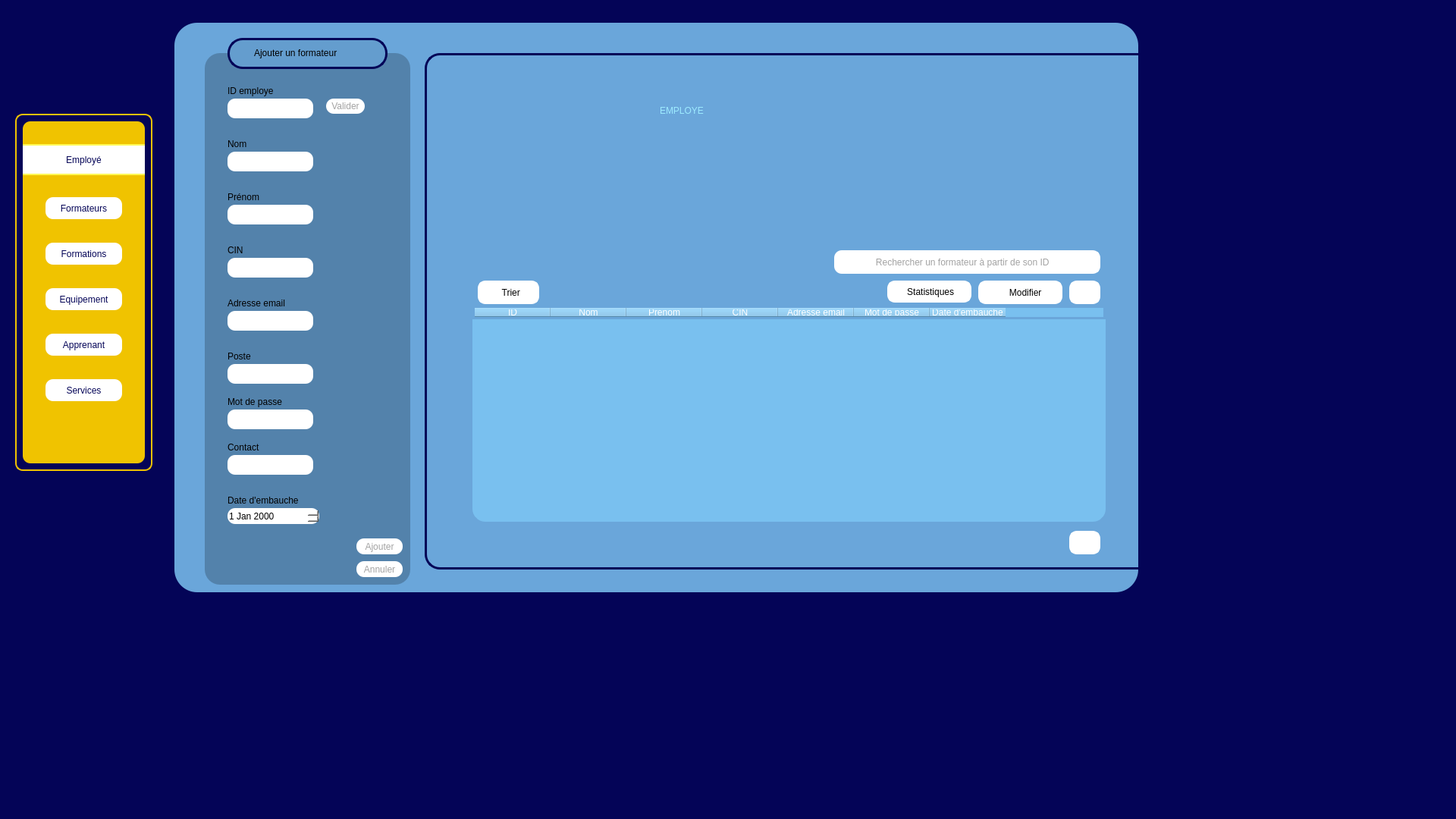
<?xml version="1.0" encoding="UTF-8"?>
<ui version="4.0">
 <class>Interface_employe</class>
 <widget class="QMainWindow" name="Interface_employe">
  <property name="geometry">
   <rect>
    <x>0</x>
    <y>0</y>
    <width>1920</width>
    <height>1080</height>
   </rect>
  </property>
  <property name="windowTitle">
   <string>Interface_employe</string>
  </property>
  <property name="styleSheet">
   <string notr="true">background-color: rgb(4, 4, 87);</string>
  </property>
  <widget class="QWidget" name="centralwidget">
   <widget class="QLabel" name="label">
    <property name="geometry">
     <rect>
      <x>40</x>
      <y>10</y>
      <width>111</width>
      <height>101</height>
     </rect>
    </property>
    <property name="text">
     <string/>
    </property>
    <property name="pixmap">
     <pixmap>:/img/image.png</pixmap>
    </property>
    <property name="scaledContents">
     <bool>true</bool>
    </property>
   </widget>
   <widget class="QWidget" name="Formateur" native="true">
    <property name="geometry">
     <rect>
      <x>230</x>
      <y>30</y>
      <width>1271</width>
      <height>751</height>
     </rect>
    </property>
    <property name="maximumSize">
     <size>
      <width>2000</width>
      <height>2000</height>
     </size>
    </property>
    <property name="baseSize">
     <size>
      <width>1000</width>
      <height>1000</height>
     </size>
    </property>
    <property name="mouseTracking">
     <bool>false</bool>
    </property>
    <property name="tabletTracking">
     <bool>false</bool>
    </property>
    <property name="autoFillBackground">
     <bool>false</bool>
    </property>
    <property name="styleSheet">
     <string notr="true">background-color: rgb(106, 166, 218);

border-radius:30px;</string>
    </property>
    <widget class="QFrame" name="frame_15">
     <property name="geometry">
      <rect>
       <x>40</x>
       <y>40</y>
       <width>271</width>
       <height>701</height>
      </rect>
     </property>
     <property name="styleSheet">
      <string notr="true">background-color: rgb(58, 196, 255);
background-color: rgb(83, 130, 171);
border-radius:20px;

</string>
     </property>
     <property name="frameShape">
      <enum>QFrame::Shape::StyledPanel</enum>
     </property>
     <property name="frameShadow">
      <enum>QFrame::Shadow::Raised</enum>
     </property>
     <widget class="QLineEdit" name="lineEdit_cin_6">
      <property name="geometry">
       <rect>
        <x>30</x>
        <y>60</y>
        <width>113</width>
        <height>26</height>
       </rect>
      </property>
      <property name="styleSheet">
       <string notr="true">background-color: rgb(255, 255, 255);
border-radius:10px;
</string>
      </property>
      <property name="maxLength">
       <number>8</number>
      </property>
     </widget>
     <widget class="QLabel" name="label_contact_6">
      <property name="geometry">
       <rect>
        <x>30</x>
        <y>510</y>
        <width>63</width>
        <height>20</height>
       </rect>
      </property>
      <property name="text">
       <string>Contact</string>
      </property>
     </widget>
     <widget class="QLineEdit" name="lineEdit_contact_6">
      <property name="geometry">
       <rect>
        <x>30</x>
        <y>530</y>
        <width>113</width>
        <height>26</height>
       </rect>
      </property>
      <property name="styleSheet">
       <string notr="true">background-color: rgb(255, 255, 255);
border-radius:10px;</string>
      </property>
     </widget>
     <widget class="QLabel" name="label_prenom_10">
      <property name="geometry">
       <rect>
        <x>30</x>
        <y>180</y>
        <width>63</width>
        <height>20</height>
       </rect>
      </property>
      <property name="text">
       <string>Prénom</string>
      </property>
     </widget>
     <widget class="QLineEdit" name="lineEdit_nom_6">
      <property name="geometry">
       <rect>
        <x>30</x>
        <y>130</y>
        <width>113</width>
        <height>26</height>
       </rect>
      </property>
      <property name="styleSheet">
       <string notr="true">background-color: rgb(255, 255, 255);
border-radius:10px;</string>
      </property>
      <property name="maxLength">
       <number>20</number>
      </property>
     </widget>
     <widget class="QLineEdit" name="lineEdit_prenom_6">
      <property name="geometry">
       <rect>
        <x>30</x>
        <y>200</y>
        <width>113</width>
        <height>26</height>
       </rect>
      </property>
      <property name="styleSheet">
       <string notr="true">background-color: rgb(255, 255, 255);
border-radius:10px;</string>
      </property>
     </widget>
     <widget class="QPushButton" name="pushButton_cin_6">
      <property name="geometry">
       <rect>
        <x>160</x>
        <y>60</y>
        <width>51</width>
        <height>20</height>
       </rect>
      </property>
      <property name="styleSheet">
       <string notr="true">QPushButton{
background-color: rgb(255, 255, 255);
color: rgb(162, 162, 162);
border-radius:10px;
}
QPushButton:hover{
	background-color: rgb(162, 162, 162);
	color: rgb(255, 255, 255);
}



</string>
      </property>
      <property name="text">
       <string>Valider</string>
      </property>
     </widget>
     <widget class="QLabel" name="label_cin_10">
      <property name="geometry">
       <rect>
        <x>30</x>
        <y>40</y>
        <width>101</width>
        <height>20</height>
       </rect>
      </property>
      <property name="text">
       <string>ID employe</string>
      </property>
     </widget>
     <widget class="QLabel" name="label_cin_11">
      <property name="geometry">
       <rect>
        <x>30</x>
        <y>110</y>
        <width>41</width>
        <height>20</height>
       </rect>
      </property>
      <property name="text">
       <string>Nom</string>
      </property>
     </widget>
     <widget class="QDateEdit" name="dateEdit_embauche_6">
      <property name="geometry">
       <rect>
        <x>30</x>
        <y>600</y>
        <width>121</width>
        <height>21</height>
       </rect>
      </property>
      <property name="styleSheet">
       <string notr="true">background-color: rgb(255, 255, 255);
border-radius:10px;</string>
      </property>
     </widget>
     <widget class="QLabel" name="label_embauhe_10">
      <property name="geometry">
       <rect>
        <x>30</x>
        <y>580</y>
        <width>131</width>
        <height>20</height>
       </rect>
      </property>
      <property name="text">
       <string>Date d'embauche</string>
      </property>
     </widget>
     <widget class="QPushButton" name="pushButton_ANNULER_6">
      <property name="geometry">
       <rect>
        <x>200</x>
        <y>670</y>
        <width>61</width>
        <height>21</height>
       </rect>
      </property>
      <property name="styleSheet">
       <string notr="true">QPushButton{
background-color: rgb(255, 255, 255);
color: rgb(162, 162, 162);
border-radius:10px;
}
QPushButton:hover{
	background-color: rgb(162, 162, 162);
	color: rgb(255, 255, 255);
}



</string>
      </property>
      <property name="text">
       <string>Annuler</string>
      </property>
     </widget>
     <widget class="QPushButton" name="pushButton_AJOUTER_6">
      <property name="geometry">
       <rect>
        <x>200</x>
        <y>640</y>
        <width>61</width>
        <height>21</height>
       </rect>
      </property>
      <property name="styleSheet">
       <string notr="true">QPushButton{
background-color: rgb(255, 255, 255);
color: rgb(162, 162, 162);
border-radius:10px;
}
QPushButton:hover{
	background-color: rgb(162, 162, 162);
	color: rgb(255, 255, 255);
}




</string>
      </property>
      <property name="text">
       <string>Ajouter</string>
      </property>
     </widget>
     <widget class="QStackedWidget" name="stackedWidget_4">
      <property name="geometry">
       <rect>
        <x>230</x>
        <y>120</y>
        <width>120</width>
        <height>80</height>
       </rect>
      </property>
      <widget class="QWidget" name="page_7"/>
      <widget class="QWidget" name="page_8"/>
     </widget>
     <widget class="QLineEdit" name="lineEdit_prenom_11">
      <property name="geometry">
       <rect>
        <x>30</x>
        <y>270</y>
        <width>113</width>
        <height>26</height>
       </rect>
      </property>
      <property name="styleSheet">
       <string notr="true">background-color: rgb(255, 255, 255);
border-radius:10px;</string>
      </property>
     </widget>
     <widget class="QLabel" name="label_prenom_11">
      <property name="geometry">
       <rect>
        <x>30</x>
        <y>250</y>
        <width>111</width>
        <height>20</height>
       </rect>
      </property>
      <property name="text">
       <string>CIN</string>
      </property>
     </widget>
     <widget class="QLabel" name="label_prenom_16">
      <property name="geometry">
       <rect>
        <x>30</x>
        <y>390</y>
        <width>111</width>
        <height>20</height>
       </rect>
      </property>
      <property name="text">
       <string>Poste</string>
      </property>
     </widget>
     <widget class="QLineEdit" name="lineEdit_prenom_14">
      <property name="geometry">
       <rect>
        <x>30</x>
        <y>410</y>
        <width>113</width>
        <height>26</height>
       </rect>
      </property>
      <property name="styleSheet">
       <string notr="true">background-color: rgb(255, 255, 255);
border-radius:10px;</string>
      </property>
     </widget>
     <widget class="QLineEdit" name="lineEdit_prenom_15">
      <property name="geometry">
       <rect>
        <x>30</x>
        <y>340</y>
        <width>113</width>
        <height>26</height>
       </rect>
      </property>
      <property name="styleSheet">
       <string notr="true">background-color: rgb(255, 255, 255);
border-radius:10px;</string>
      </property>
     </widget>
     <widget class="QLabel" name="label_prenom_17">
      <property name="geometry">
       <rect>
        <x>30</x>
        <y>320</y>
        <width>121</width>
        <height>20</height>
       </rect>
      </property>
      <property name="text">
       <string>Adresse email</string>
      </property>
     </widget>
     <widget class="QLabel" name="label_contact_7">
      <property name="geometry">
       <rect>
        <x>30</x>
        <y>450</y>
        <width>111</width>
        <height>20</height>
       </rect>
      </property>
      <property name="text">
       <string>Mot de passe</string>
      </property>
     </widget>
     <widget class="QLineEdit" name="lineEdit_contact_9">
      <property name="geometry">
       <rect>
        <x>30</x>
        <y>470</y>
        <width>113</width>
        <height>26</height>
       </rect>
      </property>
      <property name="styleSheet">
       <string notr="true">background-color: rgb(255, 255, 255);
border-radius:10px;</string>
      </property>
     </widget>
    </widget>
    <widget class="QFrame" name="frame_16">
     <property name="geometry">
      <rect>
       <x>70</x>
       <y>20</y>
       <width>211</width>
       <height>41</height>
      </rect>
     </property>
     <property name="styleSheet">
      <string notr="true">background-color: rgb(100, 157, 206);
border: 3px solid #040457;
border-radius:20px;</string>
     </property>
     <property name="frameShape">
      <enum>QFrame::Shape::StyledPanel</enum>
     </property>
     <property name="frameShadow">
      <enum>QFrame::Shadow::Raised</enum>
     </property>
     <widget class="QLabel" name="label_embauhe_11">
      <property name="geometry">
       <rect>
        <x>30</x>
        <y>10</y>
        <width>161</width>
        <height>20</height>
       </rect>
      </property>
      <property name="styleSheet">
       <string notr="true">background-color: rgb(100, 157, 206);
border: 2px solid #649dce;
</string>
      </property>
      <property name="text">
       <string>Ajouter un formateur</string>
      </property>
     </widget>
    </widget>
    <widget class="QFrame" name="frame_17">
     <property name="geometry">
      <rect>
       <x>330</x>
       <y>40</y>
       <width>1001</width>
       <height>681</height>
      </rect>
     </property>
     <property name="styleSheet">
      <string notr="true">border: 3px solid #040457;
border-radius:20px;
</string>
     </property>
     <property name="frameShape">
      <enum>QFrame::Shape::StyledPanel</enum>
     </property>
     <property name="frameShadow">
      <enum>QFrame::Shadow::Raised</enum>
     </property>
     <widget class="QTableWidget" name="tableau_liste_5">
      <property name="geometry">
       <rect>
        <x>60</x>
        <y>330</y>
        <width>841</width>
        <height>291</height>
       </rect>
      </property>
      <property name="styleSheet">
       <string notr="true">background-color: rgb(121, 192, 239);
color: rgb(255, 255, 255);
border: 3px solid #6aa6da;
border-radius: 20px;
</string>
      </property>
      <property name="frameShadow">
       <enum>QFrame::Shadow::Sunken</enum>
      </property>
      <property name="lineWidth">
       <number>-7</number>
      </property>
      <property name="alternatingRowColors">
       <bool>false</bool>
      </property>
      <property name="rowCount">
       <number>0</number>
      </property>
      <property name="columnCount">
       <number>7</number>
      </property>
      <column>
       <property name="text">
        <string>ID</string>
       </property>
      </column>
      <column>
       <property name="text">
        <string>Nom</string>
       </property>
      </column>
      <column>
       <property name="text">
        <string>Prenom</string>
       </property>
      </column>
      <column>
       <property name="text">
        <string>CIN</string>
       </property>
      </column>
      <column>
       <property name="text">
        <string>Adresse email</string>
       </property>
      </column>
      <column>
       <property name="text">
        <string>Mot de passe</string>
       </property>
      </column>
      <column>
       <property name="text">
        <string>Date d'embauche</string>
       </property>
      </column>
     </widget>
     <widget class="QLineEdit" name="lineEdit_RECHERCHE_5">
      <property name="geometry">
       <rect>
        <x>570</x>
        <y>260</y>
        <width>321</width>
        <height>31</height>
       </rect>
      </property>
      <property name="styleSheet">
       <string notr="true">background-color: rgb(255, 255, 255);
border-radius:10px;
border: 3px solid #ffffff;
color: rgb(162, 162, 162);</string>
      </property>
      <property name="text">
       <string>      Rechercher un formateur à partir de son ID</string>
      </property>
     </widget>
     <widget class="QPushButton" name="pushButton_37">
      <property name="geometry">
       <rect>
        <x>730</x>
        <y>300</y>
        <width>111</width>
        <height>31</height>
       </rect>
      </property>
      <property name="styleSheet">
       <string notr="true">QPushButton{
background-color: rgb(255, 255, 255);
border-radius:10px;
border: 3px solid #ffffff;
}
QPushButton:hover{
	background-color: rgb(220, 220, 220);
	color: rgb(90, 90, 90);

	border-radius:10px;
}
</string>
      </property>
      <property name="text">
       <string>    Modifier</string>
      </property>
     </widget>
     <widget class="QPushButton" name="pushButton_38">
      <property name="geometry">
       <rect>
        <x>850</x>
        <y>300</y>
        <width>41</width>
        <height>31</height>
       </rect>
      </property>
      <property name="styleSheet">
       <string notr="true">QPushButton{
background-color: rgb(255, 255, 255);
border-radius:10px;
border: 3px solid #ffffff;
}
QPushButton:hover{
	background-color: rgb(220, 220, 220);
	color: rgb(90, 90, 90);

	border-radius:10px;
}
</string>
      </property>
      <property name="text">
       <string/>
      </property>
      <property name="icon">
       <iconset resource="../SINDA/smartSummerClub/image.qrc">
        <normaloff>:/img/poubelle.png</normaloff>:/img/poubelle.png</iconset>
      </property>
     </widget>
     <widget class="QPushButton" name="pushButton_39">
      <property name="geometry">
       <rect>
        <x>70</x>
        <y>300</y>
        <width>81</width>
        <height>31</height>
       </rect>
      </property>
      <property name="styleSheet">
       <string notr="true">QPushButton{
background-color: rgb(255, 255, 255);
border-radius:10px;
border: 3px solid #ffffff;
}
QPushButton:hover{
	background-color: rgb(220, 220, 220);
	color: rgb(90, 90, 90);

	border-radius:10px;
}
</string>
      </property>
      <property name="text">
       <string>  Trier</string>
      </property>
      <property name="icon">
       <iconset resource="../SINDA/smartSummerClub/image.qrc">
        <normaloff>:/img/trie.png</normaloff>:/img/trie.png</iconset>
      </property>
      <property name="autoRepeatInterval">
       <number>97</number>
      </property>
     </widget>
     <widget class="QPushButton" name="pushButton_40">
      <property name="geometry">
       <rect>
        <x>850</x>
        <y>630</y>
        <width>41</width>
        <height>31</height>
       </rect>
      </property>
      <property name="styleSheet">
       <string notr="true">QPushButton{
background-color: rgb(255, 255, 255);
border-radius:10px;
border: 3px solid #ffffff;
}
QPushButton:hover{
	background-color: rgb(220, 220, 220);
	color: rgb(90, 90, 90);

	border-radius:10px;
}
</string>
      </property>
      <property name="text">
       <string/>
      </property>
      <property name="icon">
       <iconset>
        <normaloff>:/img/download.png</normaloff>:/img/download.png</iconset>
      </property>
     </widget>
     <widget class="QLabel" name="label_5">
      <property name="geometry">
       <rect>
        <x>310</x>
        <y>50</y>
        <width>331</width>
        <height>51</height>
       </rect>
      </property>
      <property name="styleSheet">
       <string notr="true">background-color: rgb(106, 166, 218);
color: rgb(83, 130, 171);
color: rgb(157, 235, 255);
border: none;
font: 30pt &quot;Rockwell&quot;;</string>
      </property>
      <property name="text">
       <string>EMPLOYE</string>
      </property>
     </widget>
     <widget class="QPushButton" name="pushButton_stat_2">
      <property name="geometry">
       <rect>
        <x>610</x>
        <y>300</y>
        <width>111</width>
        <height>29</height>
       </rect>
      </property>
      <property name="styleSheet">
       <string notr="true">QPushButton{
background-color: rgb(255, 255, 255);
border-radius:10px;
border: 3px solid #ffffff;
}
QPushButton:hover{
	background-color: rgb(220, 220, 220);
	color: rgb(90, 90, 90);

	border-radius:10px;
}
</string>
      </property>
      <property name="text">
       <string> Statistiques</string>
      </property>
      <property name="icon">
       <iconset resource="../SINDA/smartSummerClub/image.qrc">
        <normaloff>:/img/stat.png</normaloff>:/img/stat.png</iconset>
      </property>
     </widget>
     <widget class="QPushButton" name="pushButton_41">
      <property name="geometry">
       <rect>
        <x>540</x>
        <y>260</y>
        <width>51</width>
        <height>31</height>
       </rect>
      </property>
      <property name="styleSheet">
       <string notr="true">border:none;
background-color: rgb(255, 255, 255);
border-radius : 10px;
</string>
      </property>
      <property name="text">
       <string/>
      </property>
      <property name="icon">
       <iconset>
        <normaloff>:/img/loupe.png</normaloff>:/img/loupe.png</iconset>
      </property>
     </widget>
    </widget>
   </widget>
   <widget class="QFrame" name="frame">
    <property name="geometry">
     <rect>
      <x>30</x>
      <y>160</y>
      <width>161</width>
      <height>451</height>
     </rect>
    </property>
    <property name="styleSheet">
     <string notr="true">
background-color: rgb(240, 195, 0);
border-radius:10px;</string>
    </property>
    <property name="frameShape">
     <enum>QFrame::Shape::StyledPanel</enum>
    </property>
    <property name="frameShadow">
     <enum>QFrame::Shadow::Raised</enum>
    </property>
    <widget class="QPushButton" name="pushButton_11">
     <property name="geometry">
      <rect>
       <x>30</x>
       <y>160</y>
       <width>101</width>
       <height>29</height>
      </rect>
     </property>
     <property name="styleSheet">
      <string notr="true">QPushButton{
	font: 700 9pt &quot;Rockwell&quot;;
background-color: rgb(255, 255, 255);
	color: rgb(4, 4, 87);
	border-radius:10px;
	font: 700 8pt &quot;Rockwell&quot;;
}
QPushButton:hover{
	background-color: rgb(236, 236, 236);
	color: #000000;
	border: 1px solid #ffffff;
	border-radius:5px;
}</string>
     </property>
     <property name="text">
      <string>Formations</string>
     </property>
    </widget>
    <widget class="QPushButton" name="pushButton_12">
     <property name="geometry">
      <rect>
       <x>30</x>
       <y>220</y>
       <width>101</width>
       <height>29</height>
      </rect>
     </property>
     <property name="styleSheet">
      <string notr="true">QPushButton{
	font: 700 9pt &quot;Rockwell&quot;;
background-color: rgb(255, 255, 255);
	color: rgb(4, 4, 87);
	border-radius:10px;
	font: 700 8pt &quot;Rockwell&quot;;
}
QPushButton:hover{
	background-color: rgb(236, 236, 236);
	color: #000000;
	border: 1px solid #ffffff;
	border-radius:5px;
}</string>
     </property>
     <property name="text">
      <string>Equipement</string>
     </property>
    </widget>
    <widget class="QPushButton" name="pushButton_13">
     <property name="geometry">
      <rect>
       <x>30</x>
       <y>340</y>
       <width>101</width>
       <height>29</height>
      </rect>
     </property>
     <property name="styleSheet">
      <string notr="true">QPushButton{
	font: 700 9pt &quot;Rockwell&quot;;
background-color: rgb(255, 255, 255);
	color: rgb(4, 4, 87);
	border-radius:10px;
	font: 700 8pt &quot;Rockwell&quot;;
}
QPushButton:hover{
	background-color: rgb(236, 236, 236);
	color: #000000;
	border: 1px solid #ffffff;
	border-radius:5px;
}</string>
     </property>
     <property name="text">
      <string>Services</string>
     </property>
    </widget>
    <widget class="QPushButton" name="pushButton_14">
     <property name="geometry">
      <rect>
       <x>30</x>
       <y>280</y>
       <width>101</width>
       <height>29</height>
      </rect>
     </property>
     <property name="styleSheet">
      <string notr="true">QPushButton{
	font: 700 9pt &quot;Rockwell&quot;;
background-color: rgb(255, 255, 255);
	color: rgb(4, 4, 87);
	border-radius:10px;
	font: 700 8pt &quot;Rockwell&quot;;
}
QPushButton:hover{
	background-color: rgb(236, 236, 236);
	color: #000000;
	border: 1px solid #ffffff;
	border-radius:5px;
}</string>
     </property>
     <property name="text">
      <string>Apprenant</string>
     </property>
    </widget>
    <widget class="QPushButton" name="pushButton_16">
     <property name="geometry">
      <rect>
       <x>30</x>
       <y>100</y>
       <width>101</width>
       <height>29</height>
      </rect>
     </property>
     <property name="styleSheet">
      <string notr="true">QPushButton{

	font: 700 9pt &quot;Rockwell&quot;;
background-color: rgb(255, 255, 255);
	color: rgb(4, 4, 87);
	border-radius:10px;
	font: 700 8pt &quot;Rockwell&quot;;
}
QPushButton:hover{
	background-color: rgb(233, 233, 233);
	color: #000000;
	border: 1px solid #ffffff;
	border-radius:5px;
}</string>
     </property>
     <property name="text">
      <string>Formateurs</string>
     </property>
    </widget>
    <widget class="QPushButton" name="pushButton_10">
     <property name="geometry">
      <rect>
       <x>-10</x>
       <y>30</y>
       <width>181</width>
       <height>41</height>
      </rect>
     </property>
     <property name="styleSheet">
      <string notr="true">background-color: rgb(255, 255, 255);
border-radius:10px;
border: 2px solid #fff957;
	color: rgb(4, 4, 87);
	font: 700 8pt &quot;Rockwell&quot;;

</string>
     </property>
     <property name="text">
      <string>Employé</string>
     </property>
    </widget>
   </widget>
   <widget class="QFrame" name="frame_5">
    <property name="geometry">
     <rect>
      <x>20</x>
      <y>150</y>
      <width>181</width>
      <height>471</height>
     </rect>
    </property>
    <property name="styleSheet">
     <string notr="true">
background-color: rgb(240, 195, 0);
border-radius:10px;
border: 2px solid #f0c300;
background-color: rgb(4, 4, 87);</string>
    </property>
    <property name="frameShape">
     <enum>QFrame::Shape::StyledPanel</enum>
    </property>
    <property name="frameShadow">
     <enum>QFrame::Shadow::Raised</enum>
    </property>
   </widget>
   <zorder>frame_5</zorder>
   <zorder>label</zorder>
   <zorder>Formateur</zorder>
   <zorder>frame</zorder>
  </widget>
  <widget class="QMenuBar" name="menubar">
   <property name="geometry">
    <rect>
     <x>0</x>
     <y>0</y>
     <width>1920</width>
     <height>26</height>
    </rect>
   </property>
  </widget>
  <widget class="QStatusBar" name="statusbar"/>
 </widget>
 <resources>
  <include location="../SINDA/smartSummerClub/image.qrc"/>
 </resources>
 <connections/>
</ui>
